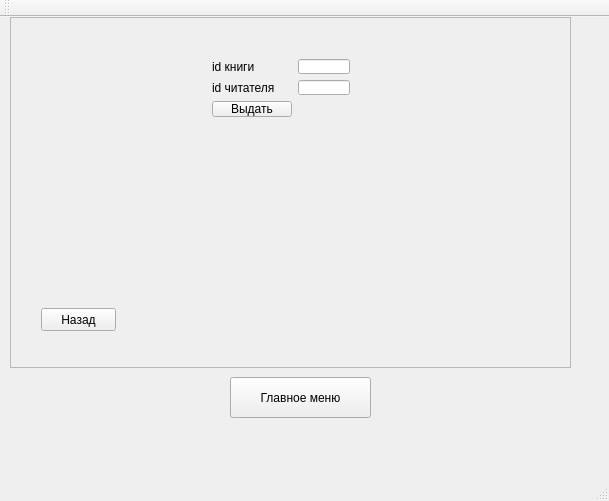
<?xml version="1.0" encoding="UTF-8"?>
<ui version="4.0">
 <class>MainWindow</class>
 <widget class="QMainWindow" name="MainWindow">
  <property name="geometry">
   <rect>
    <x>0</x>
    <y>0</y>
    <width>609</width>
    <height>501</height>
   </rect>
  </property>
  <property name="windowTitle">
   <string>MainWindow</string>
  </property>
  <widget class="QWidget" name="centralWidget">
   <widget class="QStackedWidget" name="stackedWidget">
    <property name="geometry">
     <rect>
      <x>10</x>
      <y>0</y>
      <width>561</width>
      <height>351</height>
     </rect>
    </property>
    <property name="frameShape">
     <enum>QFrame::StyledPanel</enum>
    </property>
    <property name="currentIndex">
     <number>7</number>
    </property>
    <widget class="QWidget" name="MainPage">
     <widget class="QPushButton" name="readersButton">
      <property name="geometry">
       <rect>
        <x>100</x>
        <y>130</y>
        <width>121</width>
        <height>41</height>
       </rect>
      </property>
      <property name="text">
       <string>Читатели</string>
      </property>
     </widget>
     <widget class="QPushButton" name="booksButton">
      <property name="geometry">
       <rect>
        <x>320</x>
        <y>130</y>
        <width>121</width>
        <height>41</height>
       </rect>
      </property>
      <property name="text">
       <string>Книги</string>
      </property>
     </widget>
    </widget>
    <widget class="QWidget" name="ReadersPage">
     <widget class="QTableView" name="readersView">
      <property name="geometry">
       <rect>
        <x>130</x>
        <y>10</y>
        <width>421</width>
        <height>331</height>
       </rect>
      </property>
     </widget>
     <widget class="QPushButton" name="addReaderButton">
      <property name="geometry">
       <rect>
        <x>10</x>
        <y>30</y>
        <width>101</width>
        <height>61</height>
       </rect>
      </property>
      <property name="text">
       <string>Добавить
 читателя</string>
      </property>
     </widget>
     <widget class="QPushButton" name="findReaderButton">
      <property name="geometry">
       <rect>
        <x>10</x>
        <y>100</y>
        <width>101</width>
        <height>61</height>
       </rect>
      </property>
      <property name="text">
       <string>Найти читателя</string>
      </property>
     </widget>
    </widget>
    <widget class="QWidget" name="BooksPage">
     <widget class="QPushButton" name="addBookButton_2">
      <property name="geometry">
       <rect>
        <x>10</x>
        <y>20</y>
        <width>131</width>
        <height>51</height>
       </rect>
      </property>
      <property name="text">
       <string>Добавить
 книгу</string>
      </property>
     </widget>
     <widget class="QTableView" name="booksView">
      <property name="geometry">
       <rect>
        <x>160</x>
        <y>20</y>
        <width>381</width>
        <height>311</height>
       </rect>
      </property>
     </widget>
     <widget class="QPushButton" name="findBookButton">
      <property name="geometry">
       <rect>
        <x>10</x>
        <y>90</y>
        <width>131</width>
        <height>51</height>
       </rect>
      </property>
      <property name="text">
       <string>Найти книгу</string>
      </property>
     </widget>
     <widget class="QPushButton" name="bookOutButton">
      <property name="geometry">
       <rect>
        <x>10</x>
        <y>160</y>
        <width>131</width>
        <height>51</height>
       </rect>
      </property>
      <property name="text">
       <string>Выдать книгу</string>
      </property>
     </widget>
     <widget class="QPushButton" name="pushButton">
      <property name="geometry">
       <rect>
        <x>10</x>
        <y>230</y>
        <width>131</width>
        <height>51</height>
       </rect>
      </property>
      <property name="text">
       <string>Сдать книгу</string>
      </property>
     </widget>
    </widget>
    <widget class="QWidget" name="AddReaderPage">
     <widget class="QWidget" name="layoutWidget">
      <property name="geometry">
       <rect>
        <x>20</x>
        <y>10</y>
        <width>511</width>
        <height>331</height>
       </rect>
      </property>
      <layout class="QVBoxLayout" name="verticalLayout_2">
       <item>
        <layout class="QVBoxLayout" name="verticalLayout">
         <item>
          <layout class="QHBoxLayout" name="horizontalLayout_6">
           <item alignment="Qt::AlignLeft">
            <widget class="QLabel" name="label_5">
             <property name="text">
              <string>Тип билета</string>
             </property>
            </widget>
           </item>
           <item>
            <widget class="QComboBox" name="card_type">
             <item>
              <property name="text">
               <string>Постоянный</string>
              </property>
             </item>
             <item>
              <property name="text">
               <string>Разовый</string>
              </property>
             </item>
             <item>
              <property name="text">
               <string>Временный</string>
              </property>
             </item>
            </widget>
           </item>
          </layout>
         </item>
         <item>
          <layout class="QHBoxLayout" name="horizontalLayout_10">
           <item>
            <widget class="QLabel" name="label_7">
             <property name="text">
              <string>Имя</string>
             </property>
            </widget>
           </item>
           <item>
            <widget class="QLineEdit" name="first_name"/>
           </item>
          </layout>
         </item>
         <item>
          <layout class="QHBoxLayout" name="horizontalLayout_4">
           <item>
            <widget class="QLabel" name="label_3">
             <property name="text">
              <string>Фамилия</string>
             </property>
            </widget>
           </item>
           <item>
            <widget class="QLineEdit" name="last_name"/>
           </item>
          </layout>
         </item>
         <item>
          <layout class="QHBoxLayout" name="horizontalLayout_7">
           <item>
            <widget class="QLabel" name="label_6">
             <property name="text">
              <string>Адрес</string>
             </property>
            </widget>
           </item>
           <item>
            <widget class="QLineEdit" name="address"/>
           </item>
          </layout>
         </item>
         <item>
          <layout class="QHBoxLayout" name="horizontalLayout_5">
           <item>
            <widget class="QLabel" name="label_4">
             <property name="text">
              <string>Телефон</string>
             </property>
            </widget>
           </item>
           <item>
            <widget class="QLineEdit" name="phone_number"/>
           </item>
          </layout>
         </item>
         <item>
          <layout class="QHBoxLayout" name="horizontalLayout_2">
           <item>
            <widget class="QLabel" name="label">
             <property name="text">
              <string>Паспортные данные</string>
             </property>
            </widget>
           </item>
           <item>
            <widget class="QLineEdit" name="passport_info"/>
           </item>
          </layout>
         </item>
         <item>
          <layout class="QHBoxLayout" name="horizontalLayout"/>
         </item>
        </layout>
       </item>
       <item>
        <layout class="QHBoxLayout" name="horizontalLayout_9">
         <item alignment="Qt::AlignRight">
          <widget class="QLabel" name="photoLabel">
           <property name="text">
            <string>Файл не выбран</string>
           </property>
          </widget>
         </item>
         <item alignment="Qt::AlignLeft">
          <widget class="QPushButton" name="photoInputButton">
           <property name="text">
            <string>Выбрать файл с фотографией</string>
           </property>
          </widget>
         </item>
        </layout>
       </item>
       <item>
        <layout class="QHBoxLayout" name="horizontalLayout_8">
         <item>
          <widget class="QPushButton" name="addReaderToDBButton">
           <property name="text">
            <string>Внести в базу</string>
           </property>
          </widget>
         </item>
         <item>
          <widget class="QPushButton" name="cancelReaderAdditionButton">
           <property name="text">
            <string>Отмена</string>
           </property>
          </widget>
         </item>
        </layout>
       </item>
      </layout>
     </widget>
    </widget>
    <widget class="QWidget" name="FindReaderPage">
     <widget class="QPushButton" name="backToReadersButton">
      <property name="geometry">
       <rect>
        <x>20</x>
        <y>290</y>
        <width>75</width>
        <height>23</height>
       </rect>
      </property>
      <property name="text">
       <string>Назад</string>
      </property>
     </widget>
     <widget class="QGraphicsView" name="photoOfReader">
      <property name="enabled">
       <bool>true</bool>
      </property>
      <property name="geometry">
       <rect>
        <x>330</x>
        <y>70</y>
        <width>221</width>
        <height>192</height>
       </rect>
      </property>
     </widget>
     <widget class="QPushButton" name="deleteReaderButton">
      <property name="geometry">
       <rect>
        <x>110</x>
        <y>290</y>
        <width>111</width>
        <height>23</height>
       </rect>
      </property>
      <property name="text">
       <string>Удалить читателя</string>
      </property>
     </widget>
     <widget class="QWidget" name="verticalLayoutWidget">
      <property name="geometry">
       <rect>
        <x>20</x>
        <y>80</y>
        <width>251</width>
        <height>151</height>
       </rect>
      </property>
      <layout class="QVBoxLayout" name="verticalLayout_3">
       <item>
        <layout class="QHBoxLayout" name="horizontalLayout_16">
         <item>
          <widget class="QLabel" name="label_13">
           <property name="text">
            <string>Id:</string>
           </property>
          </widget>
         </item>
         <item>
          <widget class="QLabel" name="readerCard_Id">
           <property name="text">
            <string>id</string>
           </property>
          </widget>
         </item>
        </layout>
       </item>
       <item>
        <layout class="QHBoxLayout" name="horizontalLayout_3">
         <item>
          <widget class="QLabel" name="label_2">
           <property name="text">
            <string>Имя:</string>
           </property>
          </widget>
         </item>
         <item>
          <widget class="QLabel" name="firstNameOfReader">
           <property name="text">
            <string>f</string>
           </property>
          </widget>
         </item>
        </layout>
       </item>
       <item>
        <layout class="QHBoxLayout" name="horizontalLayout_11">
         <item>
          <widget class="QLabel" name="label_8">
           <property name="text">
            <string>Фамилия:</string>
           </property>
          </widget>
         </item>
         <item>
          <widget class="QLabel" name="lastNameOfReader">
           <property name="text">
            <string>l</string>
           </property>
          </widget>
         </item>
        </layout>
       </item>
       <item>
        <layout class="QHBoxLayout" name="horizontalLayout_12">
         <item>
          <widget class="QLabel" name="label_9">
           <property name="text">
            <string>Тип билета:</string>
           </property>
          </widget>
         </item>
         <item>
          <widget class="QLabel" name="cardTypeOfReader">
           <property name="text">
            <string>c</string>
           </property>
          </widget>
         </item>
        </layout>
       </item>
       <item>
        <layout class="QHBoxLayout" name="horizontalLayout_13">
         <item>
          <widget class="QLabel" name="label_10">
           <property name="text">
            <string>Паспорт:</string>
           </property>
          </widget>
         </item>
         <item>
          <widget class="QLabel" name="passportInfoOfReader">
           <property name="text">
            <string>pass</string>
           </property>
          </widget>
         </item>
        </layout>
       </item>
       <item>
        <layout class="QHBoxLayout" name="horizontalLayout_14">
         <item>
          <widget class="QLabel" name="label_11">
           <property name="text">
            <string>Номер телефона:</string>
           </property>
          </widget>
         </item>
         <item>
          <widget class="QLabel" name="phoneNumberOfReader">
           <property name="text">
            <string>ph</string>
           </property>
          </widget>
         </item>
        </layout>
       </item>
       <item>
        <layout class="QHBoxLayout" name="horizontalLayout_15">
         <item>
          <widget class="QLabel" name="label_12">
           <property name="text">
            <string>Адрес:</string>
           </property>
          </widget>
         </item>
         <item>
          <widget class="QLabel" name="addressOfReader">
           <property name="text">
            <string>adr</string>
           </property>
          </widget>
         </item>
        </layout>
       </item>
      </layout>
     </widget>
     <widget class="QLineEdit" name="idLineEdit">
      <property name="geometry">
       <rect>
        <x>88</x>
        <y>31</y>
        <width>133</width>
        <height>20</height>
       </rect>
      </property>
     </widget>
     <widget class="QLabel" name="idLabel">
      <property name="geometry">
       <rect>
        <x>21</x>
        <y>31</y>
        <width>61</width>
        <height>16</height>
       </rect>
      </property>
      <property name="text">
       <string>Id читателя</string>
      </property>
     </widget>
     <widget class="QPushButton" name="FindReaderByIdButton">
      <property name="geometry">
       <rect>
        <x>88</x>
        <y>57</y>
        <width>75</width>
        <height>23</height>
       </rect>
      </property>
      <property name="text">
       <string>Найти</string>
      </property>
     </widget>
    </widget>
    <widget class="QWidget" name="addBookPage">
     <widget class="QWidget" name="layoutWidget_3">
      <property name="geometry">
       <rect>
        <x>30</x>
        <y>20</y>
        <width>491</width>
        <height>301</height>
       </rect>
      </property>
      <layout class="QVBoxLayout" name="verticalLayout_4">
       <item>
        <layout class="QHBoxLayout" name="horizontalLayout_17">
         <item alignment="Qt::AlignLeft">
          <widget class="QLabel" name="label_14">
           <property name="text">
            <string>Название</string>
           </property>
          </widget>
         </item>
         <item>
          <widget class="QLineEdit" name="bookTitle"/>
         </item>
        </layout>
       </item>
       <item>
        <layout class="QHBoxLayout" name="horizontalLayout_18">
         <item>
          <widget class="QLabel" name="label_15">
           <property name="text">
            <string>Год издания</string>
           </property>
          </widget>
         </item>
         <item>
          <widget class="QLineEdit" name="bookYear"/>
         </item>
        </layout>
       </item>
       <item>
        <layout class="QHBoxLayout" name="horizontalLayout_19">
         <item>
          <widget class="QLabel" name="label_16">
           <property name="text">
            <string>Место издания</string>
           </property>
          </widget>
         </item>
         <item>
          <widget class="QLineEdit" name="bookPlace"/>
         </item>
        </layout>
       </item>
       <item>
        <layout class="QHBoxLayout" name="horizontalLayout_20">
         <item>
          <widget class="QLabel" name="label_17">
           <property name="text">
            <string>Шифр ББК</string>
           </property>
          </widget>
         </item>
         <item>
          <widget class="QLineEdit" name="bookLBC"/>
         </item>
        </layout>
       </item>
       <item>
        <layout class="QHBoxLayout" name="horizontalLayout_21">
         <item>
          <widget class="QLabel" name="label_18">
           <property name="text">
            <string>Шифр УДК</string>
           </property>
          </widget>
         </item>
         <item>
          <widget class="QLineEdit" name="bookUDC"/>
         </item>
        </layout>
       </item>
       <item>
        <layout class="QHBoxLayout" name="horizontalLayout_22">
         <item>
          <widget class="QLabel" name="label_19">
           <property name="text">
            <string>Кол-во экземпляров</string>
           </property>
          </widget>
         </item>
         <item>
          <widget class="QLineEdit" name="bookAmount"/>
         </item>
        </layout>
       </item>
       <item>
        <layout class="QHBoxLayout" name="horizontalLayout_23">
         <item>
          <widget class="QPushButton" name="addBookToDBButton">
           <property name="text">
            <string>Внести в базу</string>
           </property>
          </widget>
         </item>
         <item>
          <widget class="QPushButton" name="cancelBookAddButton">
           <property name="text">
            <string>Отмена</string>
           </property>
          </widget>
         </item>
        </layout>
       </item>
      </layout>
     </widget>
    </widget>
    <widget class="QWidget" name="findBookPage">
     <widget class="QWidget" name="verticalLayoutWidget_3">
      <property name="geometry">
       <rect>
        <x>10</x>
        <y>110</y>
        <width>251</width>
        <height>151</height>
       </rect>
      </property>
      <layout class="QVBoxLayout" name="verticalLayout_9">
       <item>
        <layout class="QHBoxLayout" name="horizontalLayout_47">
         <item>
          <widget class="QLabel" name="label_39">
           <property name="text">
            <string>Id:</string>
           </property>
          </widget>
         </item>
         <item>
          <widget class="QLabel" name="IdOfBook">
           <property name="text">
            <string>id</string>
           </property>
          </widget>
         </item>
        </layout>
       </item>
       <item>
        <layout class="QHBoxLayout" name="horizontalLayout_48">
         <item>
          <widget class="QLabel" name="label_40">
           <property name="text">
            <string>Название:</string>
           </property>
          </widget>
         </item>
         <item>
          <widget class="QLabel" name="titleBook">
           <property name="text">
            <string>title</string>
           </property>
          </widget>
         </item>
        </layout>
       </item>
       <item>
        <layout class="QHBoxLayout" name="horizontalLayout_49">
         <item>
          <widget class="QLabel" name="label_41">
           <property name="text">
            <string>Год издания:</string>
           </property>
          </widget>
         </item>
         <item>
          <widget class="QLabel" name="yearBook">
           <property name="text">
            <string>year</string>
           </property>
          </widget>
         </item>
        </layout>
       </item>
       <item>
        <layout class="QHBoxLayout" name="horizontalLayout_50">
         <item>
          <widget class="QLabel" name="label_42">
           <property name="text">
            <string>Место издания</string>
           </property>
          </widget>
         </item>
         <item>
          <widget class="QLabel" name="placeBook">
           <property name="text">
            <string>place</string>
           </property>
          </widget>
         </item>
        </layout>
       </item>
       <item>
        <layout class="QHBoxLayout" name="horizontalLayout_51">
         <item>
          <widget class="QLabel" name="label_43">
           <property name="text">
            <string>Шифр ББК:</string>
           </property>
          </widget>
         </item>
         <item>
          <widget class="QLabel" name="LBCBook">
           <property name="text">
            <string>LBC</string>
           </property>
          </widget>
         </item>
        </layout>
       </item>
       <item>
        <layout class="QHBoxLayout" name="horizontalLayout_52">
         <item>
          <widget class="QLabel" name="label_44">
           <property name="text">
            <string>Шифр УДК:</string>
           </property>
          </widget>
         </item>
         <item>
          <widget class="QLabel" name="UDCBook">
           <property name="text">
            <string>UDC</string>
           </property>
          </widget>
         </item>
        </layout>
       </item>
       <item>
        <layout class="QHBoxLayout" name="horizontalLayout_53">
         <item>
          <widget class="QLabel" name="label_45">
           <property name="text">
            <string>Кол-во экземпляров:</string>
           </property>
          </widget>
         </item>
         <item>
          <widget class="QLabel" name="amountBook">
           <property name="text">
            <string>amount</string>
           </property>
          </widget>
         </item>
        </layout>
       </item>
      </layout>
     </widget>
     <widget class="QWidget" name="formLayoutWidget">
      <property name="geometry">
       <rect>
        <x>30</x>
        <y>20</y>
        <width>160</width>
        <height>31</height>
       </rect>
      </property>
      <layout class="QFormLayout" name="formLayout">
       <item row="0" column="0">
        <widget class="QLabel" name="idLabelBook">
         <property name="text">
          <string>Id</string>
         </property>
        </widget>
       </item>
       <item row="0" column="1">
        <widget class="QLineEdit" name="idLineBook"/>
       </item>
      </layout>
     </widget>
     <widget class="QPushButton" name="FindBookByIdButton">
      <property name="geometry">
       <rect>
        <x>110</x>
        <y>50</y>
        <width>75</width>
        <height>23</height>
       </rect>
      </property>
      <property name="text">
       <string>Найти</string>
      </property>
     </widget>
     <widget class="QPushButton" name="backToBooksButton">
      <property name="geometry">
       <rect>
        <x>10</x>
        <y>310</y>
        <width>75</width>
        <height>23</height>
       </rect>
      </property>
      <property name="text">
       <string>Назад</string>
      </property>
     </widget>
     <widget class="QPushButton" name="deleteBookButton">
      <property name="geometry">
       <rect>
        <x>100</x>
        <y>310</y>
        <width>101</width>
        <height>23</height>
       </rect>
      </property>
      <property name="text">
       <string>Удалить книгу</string>
      </property>
     </widget>
     <widget class="QWidget" name="formLayoutWidget_2">
      <property name="geometry">
       <rect>
        <x>280</x>
        <y>20</y>
        <width>231</width>
        <height>48</height>
       </rect>
      </property>
      <layout class="QFormLayout" name="formLayout_2">
       <item row="0" column="0">
        <widget class="QLabel" name="authorLabel">
         <property name="text">
          <string>Имя автора</string>
         </property>
        </widget>
       </item>
       <item row="0" column="1">
        <widget class="QLineEdit" name="authorFirstName"/>
       </item>
       <item row="1" column="0">
        <widget class="QLabel" name="authorLastNameLabel">
         <property name="text">
          <string>Фамилия автора</string>
         </property>
        </widget>
       </item>
       <item row="1" column="1">
        <widget class="QLineEdit" name="authorLastName"/>
       </item>
      </layout>
     </widget>
     <widget class="QPushButton" name="addAuthorButton">
      <property name="geometry">
       <rect>
        <x>394</x>
        <y>80</y>
        <width>111</width>
        <height>23</height>
       </rect>
      </property>
      <property name="text">
       <string>Добавить автора</string>
      </property>
     </widget>
     <widget class="QListView" name="authorsView">
      <property name="geometry">
       <rect>
        <x>280</x>
        <y>120</y>
        <width>256</width>
        <height>192</height>
       </rect>
      </property>
     </widget>
    </widget>
    <widget class="QWidget" name="bookOutPage">
     <widget class="QPushButton" name="backToBookButtoN">
      <property name="geometry">
       <rect>
        <x>30</x>
        <y>290</y>
        <width>75</width>
        <height>23</height>
       </rect>
      </property>
      <property name="text">
       <string>Назад</string>
      </property>
     </widget>
     <widget class="QWidget" name="formLayoutWidget_3">
      <property name="geometry">
       <rect>
        <x>190</x>
        <y>30</y>
        <width>160</width>
        <height>80</height>
       </rect>
      </property>
      <layout class="QFormLayout" name="formLayout_3">
       <item row="0" column="0">
        <widget class="QLabel" name="idOutBook">
         <property name="text">
          <string>id книги</string>
         </property>
        </widget>
       </item>
       <item row="0" column="1">
        <widget class="QLineEdit" name="idOutBookEdit"/>
       </item>
       <item row="1" column="0">
        <widget class="QLabel" name="idOutReader">
         <property name="text">
          <string>id читателя</string>
         </property>
        </widget>
       </item>
       <item row="1" column="1">
        <widget class="QLineEdit" name="idOutReadereEdit"/>
       </item>
       <item row="2" column="0">
        <widget class="QPushButton" name="outBookButton">
         <property name="text">
          <string>Выдать</string>
         </property>
        </widget>
       </item>
      </layout>
     </widget>
    </widget>
   </widget>
   <widget class="QPushButton" name="mainmenuButton">
    <property name="enabled">
     <bool>true</bool>
    </property>
    <property name="geometry">
     <rect>
      <x>230</x>
      <y>360</y>
      <width>141</width>
      <height>41</height>
     </rect>
    </property>
    <property name="text">
     <string>Главное меню</string>
    </property>
   </widget>
  </widget>
  <widget class="QMenuBar" name="menuBar">
   <property name="geometry">
    <rect>
     <x>0</x>
     <y>0</y>
     <width>609</width>
     <height>21</height>
    </rect>
   </property>
  </widget>
  <widget class="QToolBar" name="mainToolBar">
   <attribute name="toolBarArea">
    <enum>TopToolBarArea</enum>
   </attribute>
   <attribute name="toolBarBreak">
    <bool>false</bool>
   </attribute>
  </widget>
  <widget class="QStatusBar" name="statusBar"/>
 </widget>
 <layoutdefault spacing="6" margin="11"/>
 <resources/>
 <connections/>
</ui>
